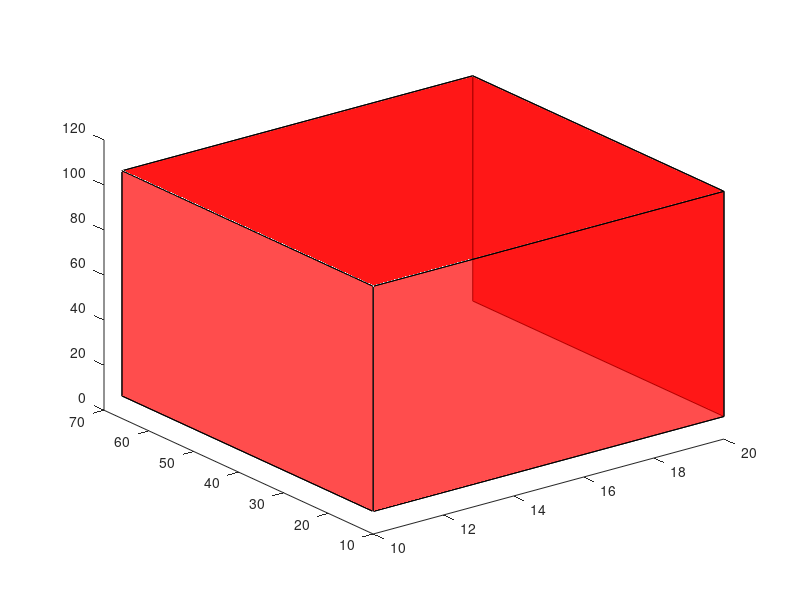

The MATLAB source for this figure:
%% Function: Draw 3D cube
function PlotCube(varargin)
% PLOTCUBE - Display a 3D-cube in the current axes
%
%   PLOTCUBE(EDGES,ORIGIN,ALPHA,COLOR) displays a 3D-cube in the current axes
%   with the following properties:
%   * EDGES : 3-elements vector that defines the length of cube edges
%   * ORIGIN: 3-elements vector that defines the start point of the cube
%   * ALPHA : scalar that defines the transparency of the cube faces (from 0
%             to 1)
%   * COLOR : 3-elements vector that defines the faces color of the cube
%
% Example:
%   >> plotcube([5 5 5],[ 2  2  2],.8,[1 0 0]);
%   >> plotcube([5 5 5],[10 10 10],.8,[0 1 0]);
%   >> plotcube([5 5 5],[20 20 20],.8,[0 0 1]);

% Default input arguments
inArgs = { ...
  [10 56 100] , ... % Default edge sizes (x,y and z)
  [10 10  10] , ... % Default coordinates of the origin point of the cube
  .7          , ... % Default alpha value for the cube's faces
  [1 0 0]       ... % Default Color for the cube
  };

% Replace default input arguments by input values
inArgs(1:nargin) = varargin;

% Create all variables
[edges,origin,alpha,clr] = deal(inArgs{:});

XYZ = { ...
  [0 0 0 0]  [0 0 1 1]  [0 1 1 0] ; ...
  [1 1 1 1]  [0 0 1 1]  [0 1 1 0] ; ...
  [0 1 1 0]  [0 0 0 0]  [0 0 1 1] ; ...
  [0 1 1 0]  [1 1 1 1]  [0 0 1 1] ; ...
  [0 1 1 0]  [0 0 1 1]  [0 0 0 0] ; ...
  [0 1 1 0]  [0 0 1 1]  [1 1 1 1]   ...
  };

XYZ = mat2cell(...
  cellfun( @(x,y,z) x*y+z , ...
    XYZ , ...
    repmat(mat2cell(edges,1,[1 1 1]),6,1) , ...
    repmat(mat2cell(origin,1,[1 1 1]),6,1) , ...
    'UniformOutput',false), ...
  6,[1 1 1]);


cellfun(@patch,XYZ{1},XYZ{2},XYZ{3},...
  repmat({clr},6,1),...
  repmat({'FaceAlpha'},6,1),...
  repmat({alpha},6,1)...
  );

view(3);
